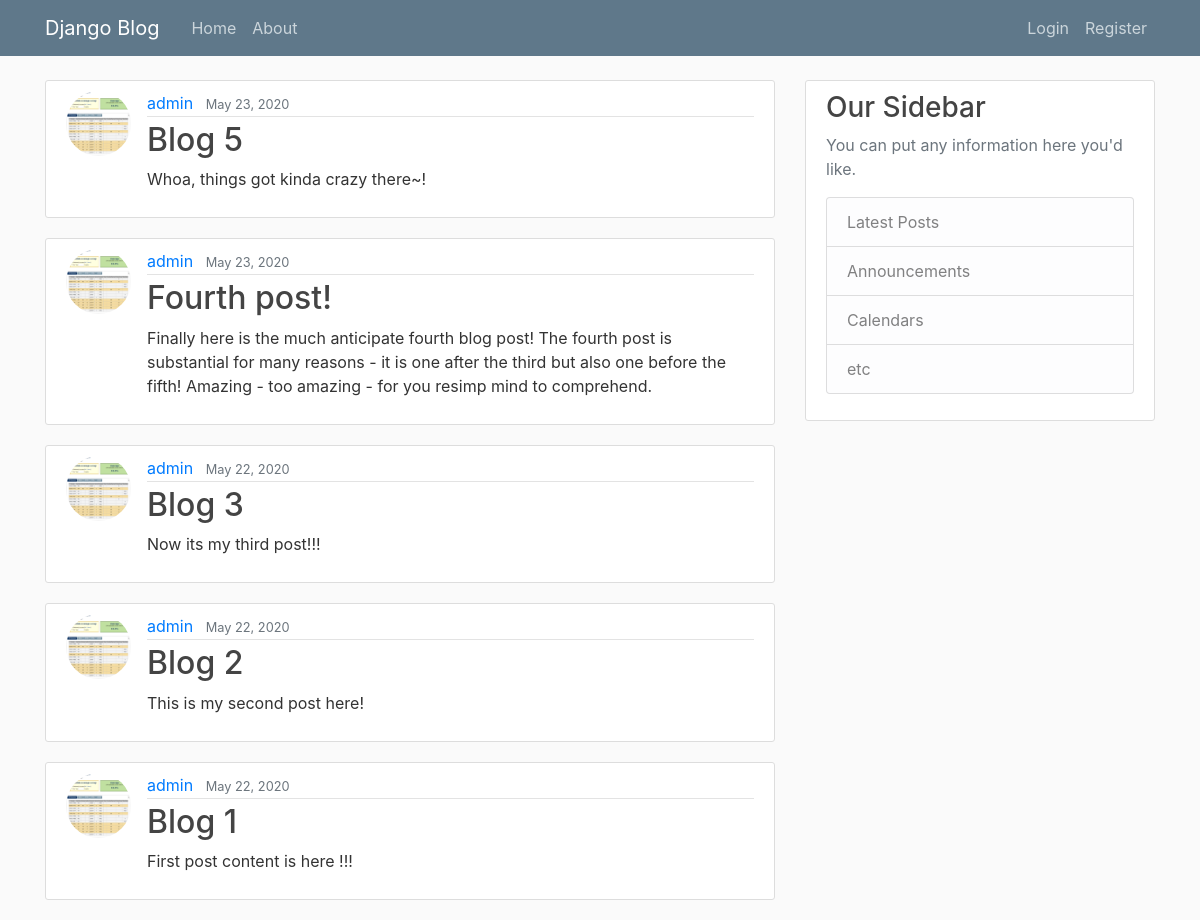
Before: / with the older database file.
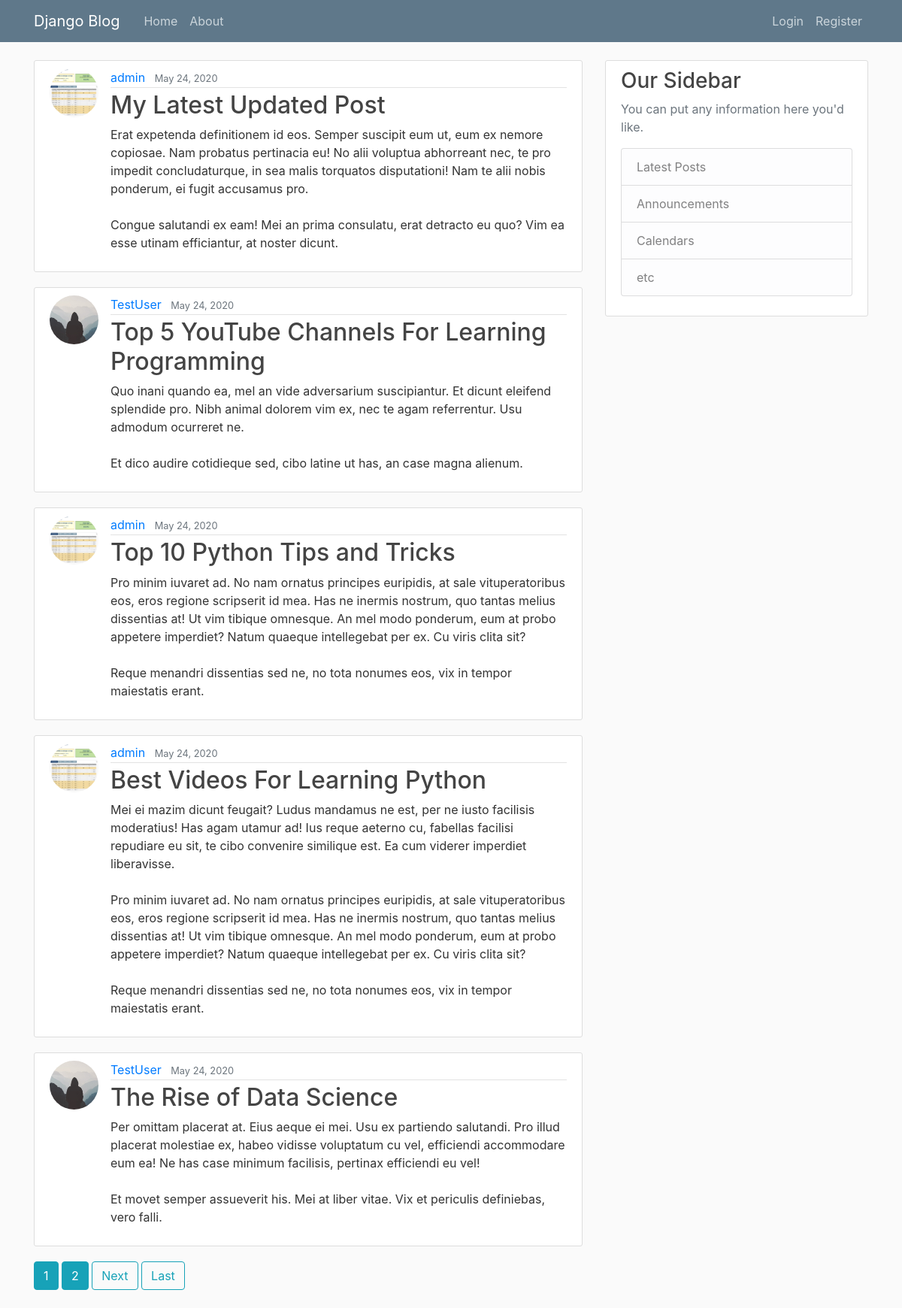
After: the same page with the newer database file.
### blog/models.py (models this page shows, shortened)
class Post(models.Model):
    title = models.CharField(max_length=100)
    content = models.TextField()
    date_posted = models.DateTimeField(default=timezone.now)
    author = models.ForeignKey(User, on_delete=models.CASCADE)

### users/models.py (models this page shows, shortened)
class Profile(models.Model):
    user = models.OneToOneField(User, on_delete=models.CASCADE)
    image = models.ImageField(default='default.jpg', upload_to='profile_pics')

### blog/views.py (the view)
# urls.py: path('', PostListView.as_view(), name='blog-home'),
class PostListView(ListView):
    model = Post
    template_name = 'blog/home.html' # looks for templates <app>/<model>_<viewtype>.html
    context_object_name = 'posts'
    ordering = ['-date_posted']
    paginate_by = 5

### blog/templates/blog/home.html (shortened to what this page needs)
{%  extends "blog/base.html" %}
{%  block content %}
    {% for post in posts %}
        <article class="media content-section">
        <img class="rounded-circle article-img" src="{{ post.author.profile.image.url }}"/>
          <div class="media-body">
            <div class="article-metadata">
              <a class="mr-2" href="{% url 'user-posts' post.author.username %}">{{ post.author }}</a>
              <small class="text-muted">{{ post.date_posted|date:"F d, Y" }}</small>
            </div>
            <h2><a class="article-title" href="{% url 'post-detail' post.id%}">{{ post.title }}</a></h2>
            <p class="article-content">{{ post.content }}</p>
          </div>
        </article>
    {% endfor %}
    {%  if is_paginated %}
        {% for num in page_obj.paginator.page_range %}
            {% if page_obj.number == num %}
                <a class="btn btn-info mb-4" href="?page={{ num }}">{{ num }}</a>
            {% elif num > page_obj.number|add:'-2' and num < page_obj.number|add:'2' %}
                <a class="btn btn-info mb-4" href="?page={{ num }}">{{ num }}</a>
            {% endif %}
        {% endfor %}
        {%  if page_obj.has_next %}
            <a class="btn btn-outline-info mb-4" href="?page={{ page_obj.next_page_number }}">Next</a>
            <a class="btn btn-outline-info mb-4" href="?page={{ page_obj.paginator.num_pages }}">Last</a>
        {%  endif %}
    {%  endif %}
{% endblock content %}

Changed rows visible on the page:
removed Post: author.profile.image (picture), author "admin", date_posted "May 23, 2020", title "Blog 5", content "Whoa, things got kinda crazy there~!"
no longer on this page (row unchanged): Post: author.profile.image (picture), author "admin", date_posted "May 23, 2020", title "Fourth post!", content "Finally here is the much anticipate fourth blog post! The fourth post is substantial for many reasons - it is one after the third but also one before the fifth! Amazing - too amazing - for you resimp mind to comprehend."
no longer on this page (row unchanged): Post: author.profile.image (picture), author "admin", date_posted "May 22, 2020", title "Blog 3", content "Now its my third post!!!"
no longer on this page (row unchanged): Post: author.profile.image (picture), author "admin", date_posted "May 22, 2020", title "Blog 2", content "This is my second post here!"
no longer on this page (row unchanged): Post: author.profile.image (picture), author "admin", date_posted "May 22, 2020", title "Blog 1", content "First post content is here !!!"
added Post: author.profile.image (picture), author "admin", date_posted "May 24, 2020", title "My Latest Updated Post", content "Erat expetenda definitionem id eos. Semper suscipit eum ut, eum ex nemore copiosae. Nam probatus pertinacia eu! No alii voluptua abhorreant nec, te pro impedit concludaturque, in sea malis torquatos disputationi! Nam te alii nobis ponderum, ei fugit accusamus pro. Congue salutandi ex eam! Mei an prima consulatu, erat detracto eu quo? Vim ea esse utinam efficiantur, at noster dicunt."
added Post: author.profile.image (placeholder picture), author "TestUser", date_posted "May 24, 2020", title "Top 5 YouTube Channels For Learning Programming", content "Quo inani quando ea, mel an vide adversarium suscipiantur. Et dicunt eleifend splendide pro. Nibh animal dolorem vim ex, nec te agam referrentur. Usu admodum ocurreret ne. Et dico audire cotidieque sed, cibo latine ut has, an case magna alienum."
added Post: author.profile.image (picture), author "admin", date_posted "May 24, 2020", title "Top 10 Python Tips and Tricks", content "Pro minim iuvaret ad. No nam ornatus principes euripidis, at sale vituperatoribus eos, eros regione scripserit id mea. Has ne inermis nostrum, quo tantas melius dissentias at! Ut vim tibique omnesque. An mel modo ponderum, eum at probo appetere imperdiet? Natum quaeque intellegebat per ex. Cu viris clita sit? Reque menandri dissentias sed ne, no tota nonumes eos, vix in tempor maiestatis erant."
added Post: author.profile.image (picture), author "admin", date_posted "May 24, 2020", title "Best Videos For Learning Python", content "Mei ei mazim dicunt feugait? Ludus mandamus ne est, per ne iusto facilisis moderatius! Has agam utamur ad! Ius reque aeterno cu, fabellas facilisi repudiare eu sit, te cibo convenire similique est. Ea cum viderer imperdiet liberavisse. Pro minim iuvaret ad. No nam ornatus principes euripidis, at sale vituperatoribus eos, eros regione scripserit id mea. Has ne inermis nostrum, quo tantas melius dissentias at! Ut vim tibique omnesque. An mel modo ponderum, eum at probo appetere imperdiet? Natum quaeque intellegebat per ex. Cu viris clita sit? Reque menandri dissentias sed ne, no tota nonumes eos, vix in tempor maiestatis erant."
added Post: author.profile.image (placeholder picture), author "TestUser", date_posted "May 24, 2020", title "The Rise of Data Science", content "Per omittam placerat at. Eius aeque ei mei. Usu ex partiendo salutandi. Pro illud placerat molestiae ex, habeo vidisse voluptatum cu vel, efficiendi accommodare eum ea! Ne has case minimum facilisis, pertinax efficiendi eu vel! Et movet semper assueverit his. Mei at liber vitae. Vix et periculis definiebas, vero falli."
Other visible differences:
new list line: "1"
new list line: "2"
text now shown: "Next Last"
